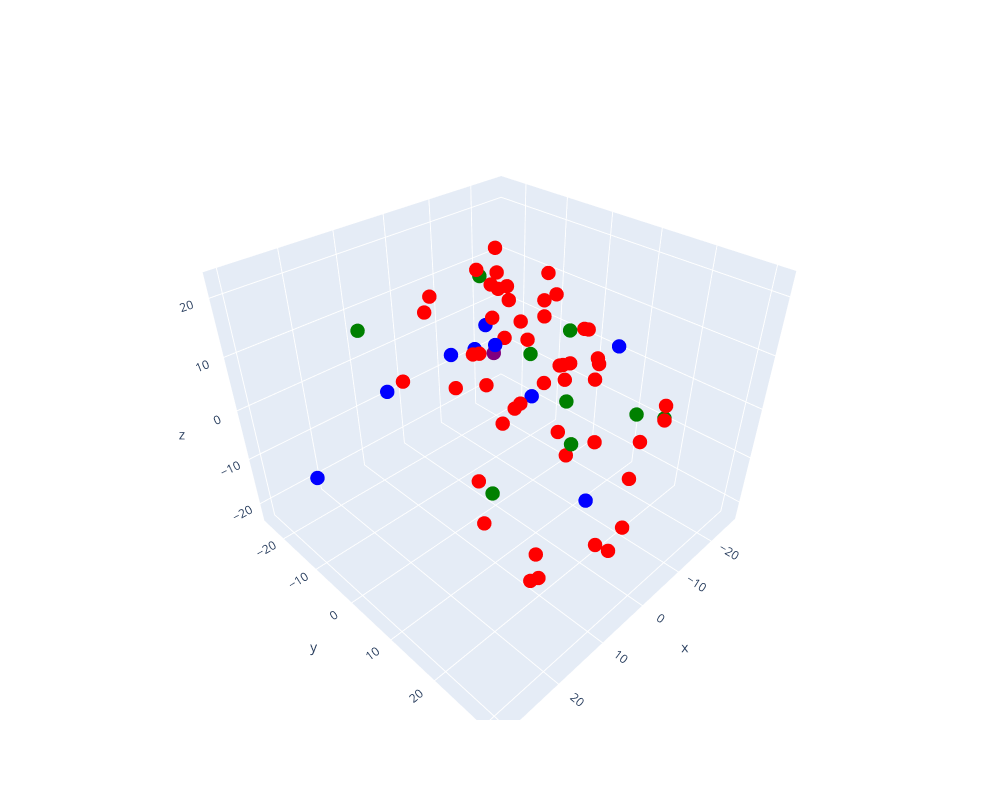

The notebook cell saved with this chart:
### Code cell
fig = go.Figure()

text_data = list(candidates.keys())
embeddings_3d = np.concatenate(list(candidates.values())).reshape(len(candidates), 3)

color_data = ['blue' if i < cutoff else 'red' for i in range(len(candidates))]
for i in closest_candidates_indices:
    color_data[i] = 'green'
color_data[closest_candidates_indices[0]] = 'purple'

fig.add_trace(go.Scatter3d(
    x=embeddings_3d[:, 0],
    y=embeddings_3d[:, 1],
    z=embeddings_3d[:, 2],
    text=text_data,
    mode='markers',
    marker=dict(
        size=5,
        color=color_data,
        colorscale='Viridis',
        opacity=1
    )
))


fig.update_layout(
    scene=dict(
        xaxis=dict(title='x'),
        yaxis=dict(title='y'),
        zaxis=dict(title='z')
    ),
	width=1000,
    height=800
)

fig.show()

### Figure 1 — Plotly figure (JSON) as saved in the notebook; plotly's stock layout.template omitted (floating-point values rounded to 4 significant figures)
{"data": [{"marker": {"color": ["green", "green", "green", "green", "green", "green", "green", "green", "green", "purple", "blue", "blue", "blue", "blue", "blue", "blue", "blue", "blue", "blue", "red", "red", "red", "red", "red", "red", "red", "red", "red", "red", "red", "red", "red", "red", "red", "red", "red", "red", "red", "red", "red", "red", "red", "red", "red", "red", "red", "red", "red", "red", "red", "red", "red", "red", "red", "red", "red", "red", "red", "red", "red", "red", "red", "red", "red", "red", "red", "red", "red", "red"], "colorscale": [[0, "#440154"], [0.1111, "#482878"], [0.2222, "#3e4989"], [0.3333, "#31688e"], [0.4444, "#26828e"], [0.5556, "#1f9e89"], [0.6667, "#35b779"], [0.7778, "#6ece58"], [0.8889, "#b5de2b"], [1, "#fde725"]], "opacity": 1, "size": 5}, "mode": "markers", "text": ["TRAVRKY128F429EA68", "TRBJRZH128F429EA62", "TRNJLKP128F427CE28", "TRAEUFF128F424EAAF", "TRRYMIR128F9354778", "TRMGOFF128F1458362", "TRDJQLI128E07917C7", "TRYATJD128F92FDB02", "TRXAVEU128E078D3CD", "TRAFUNV128F92CFEB2", "TRSSQIX128F4226B55", "TRISTWT128F1488FBB", "TRQWUUG128F1485DAB", "TRIPSQP12903CE450C", "TRCESGY128E0780E09", "TRNQUIT128F428A0BD", "TRHRFIN128F425DEF1", "TRFUIGN128F92FE2C4", "TRAALAH128E078234A", "TREXRTM128F423EDD6", "TRJPAZM128F149F027", "TRRGTOV128F425B9D1", "TRFTKLW128F422DE65", "TRUMPGT128F930B8F8", "TRWIELB128E079435D", "TRFZZXF128F92EF279", "TRRHBLR128F4213E11", "TRFNTDZ128F426B34D", "TRMFBUD128F92F6265", "TRAQYPC12903CDEC02", "TREEBNV128F932F45A", "TRCUDQS12903CCC340", "TRCRDSB128F92C701A", "TRMFDDI128F1499EF8", "TRVELOJ128F93256C0", "TRSZZVY128E078A939", "TRDFPVG128E078E974", "TRMFFAD128F930EE13", "TRHGJTK128F9310AAD", "TRRVUCK128F429E9B5", "TRMARAE128F92F0F61", "TREOZBH128F92E605A", "TRWFQZC128F4294078", "TRELCTD128F92F4017", "TRJFOIQ128F9301761", "TRDBOUF128F14AE683", "TRXLACM128F427FD9D", "TRFRLWP12903CD2A48", "TRIYLPA128EF3437B9", "TRDTIRO128F4273E62", "TRPUIDY128F92F0234", "TRYREJW128F4264BC7", "TRRKFXI128F9316AC2", "TRREXYS128E0789C8B", "TRZFEDU128E0791895", "TRWLUNZ128E0781FCD", "TRKMZAL128F14895B3", "TRHHYQQ128F42BB341", "TROOJXN128F93443EC", "TRWKOEO128F147CC66", "TRLJLMS128F92E504A", "TRAECHJ12903CC36DA", "TRBPQUG128F428A645", "TROLTYN128F425099F", "TRHJEYR128F145E9C0", "TRUKMPC128F93548BB", "TRAJWBD128F9331A0C", "TRGHOQM12903C9F66F", "TRAMOZC128F1499984"], "type": "scatter3d", "x": [-13.4, -12.79, 10.88, -23.02, -0.7525, 5.507, -11.72, -5.895, -17.28, -0.6927, 1.887, 30.33, -1.796, 13.89, 7.502, 0.407, -18.29, -15.65, -13.94, 13.57, -8.295, 2.505, -19.55, -14.05, -3.181, -26.08, 19.64, -19.45, 1.79, 10.29, 0.8102, -13.29, -11.2, -0.2281, 4.314, -12.06, -4.499, -10.88, -2.749, 4.328, -7.964, 16.71, 2.327, -11.53, -4.745, -13.67, -12.87, -1.822, -2.112, -8.941, -12.75, 8.116, -21.61, -6.651, -15.26, -6.948, -13.26, -23.66, -24.31, -15.67, 8.853, -5.681, -18.09, -19.43, -8.507, -20.41, -6.293, 14.86, -7.326], "y": [23.92, 19.18, -21.66, -3.719, -1.616, 20.75, -15.81, 10.23, -8.183, -1.035, 21.46, -7.239, -12.84, -10.59, 7.613, 8.404, -21.29, 12.51, -19.85, 22.7, -9.132, 15.74, -0.4416, 9.492, -21.28, -2.812, 17.64, -16.05, 16.97, -11.05, -2.828, -10.52, 4.033, 27.18, 9.688, 4.63, -8.833, -4.826, -8.205, 25.74, -9.087, 24.74, -1.95, 4.493, 6.334, 10.83, 24.28, -11.96, 2.407, 2.067, 24.23, 9.746, 4.506, -6.027, 8.807, -9.373, -1.094, -14.89, -11.25, 18.71, 31.16, 23.83, -3.23, -19.26, -6.333, -20.66, 13.28, 22.26, -24.66], "z": [1.007, -0.345, 8.139, 1.897, -22.65, 4.562, 12.51, 1.184, -2.599, 7.657, -7.954, -3.574, 1.789, 2.559, 16.1, 4.357, -1.973, 8.293, -5.022, -15.05, 8.061, 2.453, -2.259, 1.292, 6.447, 1.387, -3.25, 4.953, -1.698, 2.63, 7.404, 11.82, 2.912, -11.16, 5.518, -0.05667, 18.3, 7.997, 3.466, -12.63, 14.45, -6.293, -18.04, 3.084, 22.65, -10.99, 1.061, -4.751, -2.23, 15.18, 3.862, 3.798, -1.141, 15.17, 4.619, -5.302, -3.919, -4.857, 1.467, -7.743, -6.635, -6.743, 11.13, 9.547, 5.139, 13.72, 15.37, -15.0, 6.913]}], "layout": {"height": 800, "scene": {"xaxis": {"title": {"text": "x"}}, "yaxis": {"title": {"text": "y"}}, "zaxis": {"title": {"text": "z"}}}, "width": 1000}}
